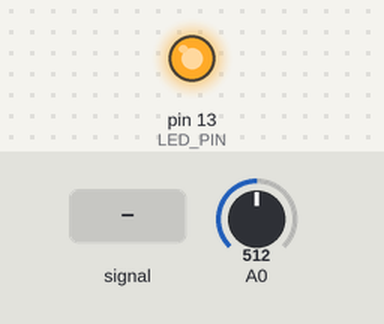
A sketch run on a simulated Arduino Uno, built with avr-gcc and run on an emulated ATmega328P. On the bench: output pins drawn as LEDs (lit = HIGH). Inputs (shaded band) come from the test bench; at power-on: A0 = 512. What the sketch prints to the serial monitor is not drawn.

Above: at 0.1 s.
3.3 s: A0 fed a 200 Hz sine of ±460 counts around its level
6.3 s: A0 set to 90
9.3 s: A0 set to 70
Timing chart, 0 to 12.3 s (numbered marks = the images above; inputs shaded):
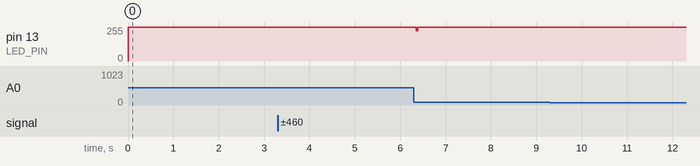

Measured:
- after the input at 6.3 s, pin 13 (LED_PIN): 255/255 → 226/255 after 0.05 s, → 255/255 0.04 s later

The sketch:

read.ino
```cpp
#define KERUI_BITS 24
#define KERUI_MAX_SIGNAL_LENGTH 255
#define KERUI_UPPER_THRESHOLD 100
#define KERUI_LOWER_THRESHOLD 80

#define KERUI_DURATION_BIT 500
#define KERUI_DURATION_DELIMITER 5000

#define KERUI_RESULT_SUCCESS 0
#define KERUI_RESULT_TIMEOUT_LOW 1
#define KERUI_RESULT_TIMEOUT_HIGH 2
#define KERUI_RESULT_MANY_ERRORS 3
#define KERUI_RESULT_DELIMETER_NOT_FOUND 4

#define KERUI_MAX_ERROR_COUNT 50

#define LED_PIN 13

void setup() {
 Serial.begin(9600);
 pinMode(LED_PIN, OUTPUT);

 digitalWrite(LED_PIN, HIGH);
 delay(2000);
 digitalWrite(LED_PIN, LOW);
}

const int rowSize = 2*(KERUI_BITS+1);
int row[rowSize];
byte bits[KERUI_BITS];

void loop() {
 digitalWrite(LED_PIN, HIGH);
 Serial.println("Waiting for a result...");
 int result = keruiReadRow(A0, 2, bits, row);
 digitalWrite(LED_PIN, LOW);
 if (result == KERUI_RESULT_SUCCESS){
   Serial.print("Code: ");
   for(int i=0;i<KERUI_BITS; i++){
     Serial.print(bits[i]);
   }
   Serial.println();

   Serial.print("Timing: ");
   for(int i=0;i<rowSize; i++){
     if (i>0) Serial.print(", ");
     Serial.print(row[i]);
   }
   Serial.println();
 }
 else {
   Serial.print("Error: ");
   Serial.println(result);
 }
}

/**
Returns true if data was read successfully otherwise false
analogPin - pin number to read from. Usualy it is A0
result - must be size of KERUI_BITS
passes - number of required succesful passes
row - can be null. If provided size should be 2*(KERUI_BITS+1). Each pair is LOW/HIGH time in microsecond, the first pair is the delimiter
**/
int keruiReadRow(int analogPin, int passes, byte result[], int row[]){
  unsigned long time, time2;
  int counter, low, high;
  time = millis();
  while(analogRead(analogPin)<1);

  int successes = 0;
  int bitNumber = -1;
  byte bitValue;
  int errorCount = 0;
  int noDelimiterCounter = 0;

  while(successes < passes){
    // Read LOW signal
    time = micros();
    counter = 0;
    while(analogRead(analogPin)>KERUI_UPPER_THRESHOLD){
      counter++;
      if (counter > KERUI_MAX_SIGNAL_LENGTH) return KERUI_RESULT_TIMEOUT_LOW;
    }
    time2 = micros();
    low = time2-time;

    // Read HIGH signal
    counter = 0;
    while(analogRead(analogPin)<KERUI_LOWER_THRESHOLD){
      counter++;
      if (counter > KERUI_MAX_SIGNAL_LENGTH) return KERUI_RESULT_TIMEOUT_HIGH;
    }
    high = micros()-time2;

    if (row){
      row[2*(bitNumber+1)] = low;
      row[2*(bitNumber+1)+1] = high;
    }

    if (high > KERUI_DURATION_DELIMITER){
      bitNumber = 0;
      noDelimiterCounter = 0;
    }
    else {
      if (bitNumber < 0){
        if (noDelimiterCounter++ > KERUI_BITS)
          return KERUI_RESULT_DELIMETER_NOT_FOUND;
      }
      else {
        if (high < KERUI_DURATION_BIT){
          bitValue = 1;
        }
        else {
          bitValue = 0;
        }

        if (successes>0 && bitValue != result[bitNumber]){
          successes = 0;
          if (errorCount++ > KERUI_MAX_ERROR_COUNT) {
            return KERUI_RESULT_MANY_ERRORS;
          }
        }

        result[bitNumber] = bitValue;
        bitNumber++;

        if (bitNumber >= KERUI_BITS){
          bitNumber = -1;
          successes++;
        }
      }
    }
  }

  return KERUI_RESULT_SUCCESS;
}
```
